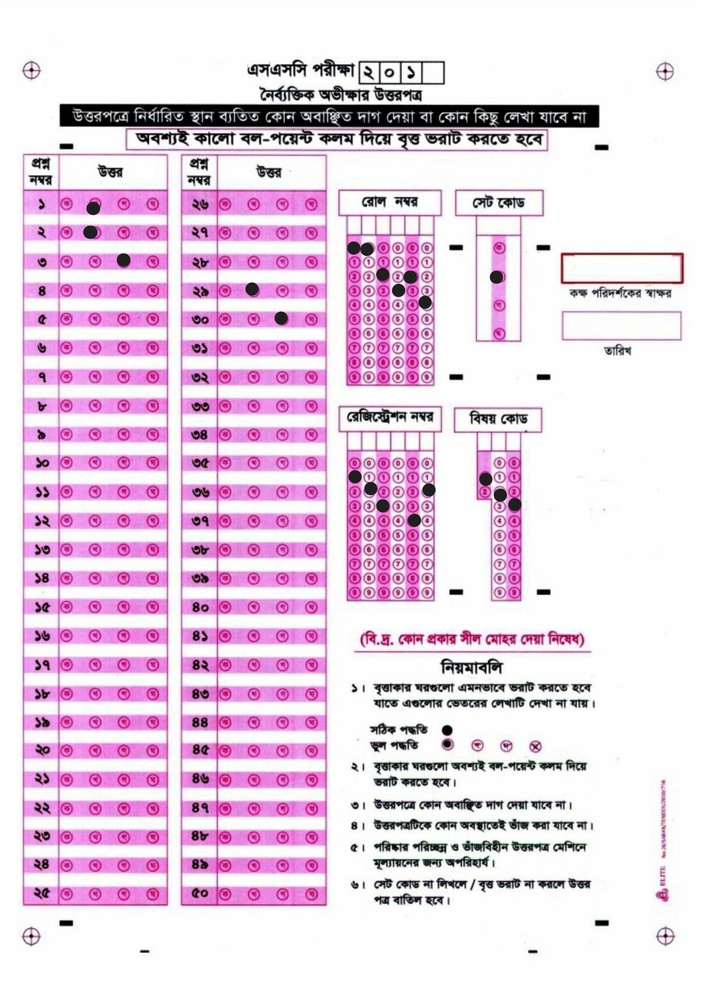
#> input picture omr.jpg, 706 x 999 px, shrunk from 2480 x 3508 before the run
$ python 'main copy.py'
#> lines starting #> are read from the running program, lines starting #| are printed output that depends on the picture; after the words box and inside, x2 and y2 are one past the last pixel; in counts of white or black regions, pixels touching at a corner belong together
import cv2
import numpy as np

def preprocess_image(image_path, grayscale_output="grayscale_omr.png", binary_output="binary_omr.png"):
    """Loads an image, converts it to grayscale, applies Gaussian blur, and applies a fixed threshold."""
    img = cv2.imread(image_path, cv2.IMREAD_GRAYSCALE)
    if img is None:
        raise ValueError(f"Error: Could not load image from path: {image_path}")

    cv2.imwrite(grayscale_output, img)
    blurred_img = cv2.GaussianBlur(img, (5, 5), 0)
    _, binary_img = cv2.threshold(blurred_img, 40, 255, cv2.THRESH_BINARY_INV)
    cv2.imwrite(binary_output, binary_img)
    return binary_img

def detect_filled_bubbles(img_thresh, sections, img_shape):
    """
    Detects filled bubbles based on predefined sections and unique fill ratio per section.
    For each section, it records tuples of the form (question_number, option).
    """
    height, width = img_shape
    filled_bubbles = {}

    for section_name, x1_perc, x2_perc, y1_perc, y2_perc, options, num_questions, min_fill_ratio in sections:
        x1 = int(x1_perc / 100 * width)
        x2 = int(x2_perc / 100 * width)
        y1 = int(y1_perc / 100 * height)
        y2 = int(y2_perc / 100 * height)
        row_height = (y2 - y1) / num_questions
        col_width = (x2 - x1) / len(options)

        for q in range(num_questions):
            for o, option in enumerate(options):
                cx1 = int(x1 + o * col_width)
                cx2 = int(x1 + (o + 1) * col_width)
                cy1 = int(y1 + q * row_height)
                cy2 = int(y1 + (q + 1) * row_height)
                cell = img_thresh[cy1:cy2, cx1:cx2]
                total_pixels = cell.size
                black_pixels = np.sum(cell == 255)
                fill_ratio = black_pixels / total_pixels
                if fill_ratio > min_fill_ratio:
                    filled_bubbles.setdefault(section_name, []).append((q + 1, option))
    return filled_bubbles

def draw_detected_areas(image, filled_bubbles, sections, img_shape):
    """Draws bounding boxes around detected filled bubbles and overlays grid lines."""
    height, width = img_shape

    for section_name, x1_perc, x2_perc, y1_perc, y2_perc, options, num_questions, _ in sections:
        x1 = int(x1_perc / 100 * width)
        x2 = int(x2_perc / 100 * width)
        y1 = int(y1_perc / 100 * height)
        y2 = int(y2_perc / 100 * height)
        row_height = (y2 - y1) / num_questions
        col_width = (x2 - x1) / len(options)

        for q in range(num_questions):
            for o, option in enumerate(options):
                cx1 = int(x1 + o * col_width)
                cx2 = int(x1 + (o + 1) * col_width)
                cy1 = int(y1 + q * row_height)
                cy2 = int(y1 + (q + 1) * row_height)
                cv2.rectangle(image, (cx1, cy1), (cx2, cy2), (255, 0, 0), 1)
                if (q + 1, option) in filled_bubbles.get(section_name, []):
                    cv2.rectangle(image, (cx1, cy1), (cx2, cy2), (0, 255, 0), 2)
    return image

def scan_omr(image_path, output_path="scanned_omr.png", show=False):
    """Processes an OMR sheet, detects filled bubbles, and saves the scanned result."""
#> called with image_path = 'omr.jpg', output_path = 'scanned_omr.png', show = False
    sections = [
        # (Section name, x1%, x2%, y1%, y2%, options, number of questions, min fill ratio)
        ("MCQ Section 1", 8, 24, 19, 90.5, ["A", "B", "C", "D"], 25, 0.05),
        ("MCQ Section 2", 31, 46.5, 19, 90.5, ["A", "B", "C", "D"], 25, 0.05),
        ("Roll Number", 49, 61.5, 24, 38.5, list(range(1, 7)), 10, 0.3),
        ("Registration", 49, 61.5, 45.5, 60.2, list(range(1, 7)), 10, 0.3),
        ("Subject Code", 67.5, 74, 45.5, 60.2, list(range(1, 4)), 10, 0.25),
        ("Set Code", 67.5, 74, 24, 34, ["Set"], 4, 0.01),
    ]

    original_img = cv2.imread(image_path)
#> original_img is the input picture: shape (999, 706, 3); mean B, G, R 229.1, 211.3, 232.8
    if original_img is None:
        raise ValueError(f"Error: Unable to read image at path {image_path}")
    img_thresh = preprocess_image(image_path)
#> in preprocess_image, `img = cv2.imread(image_path, cv2.IMREAD_GRAYSCALE)`:
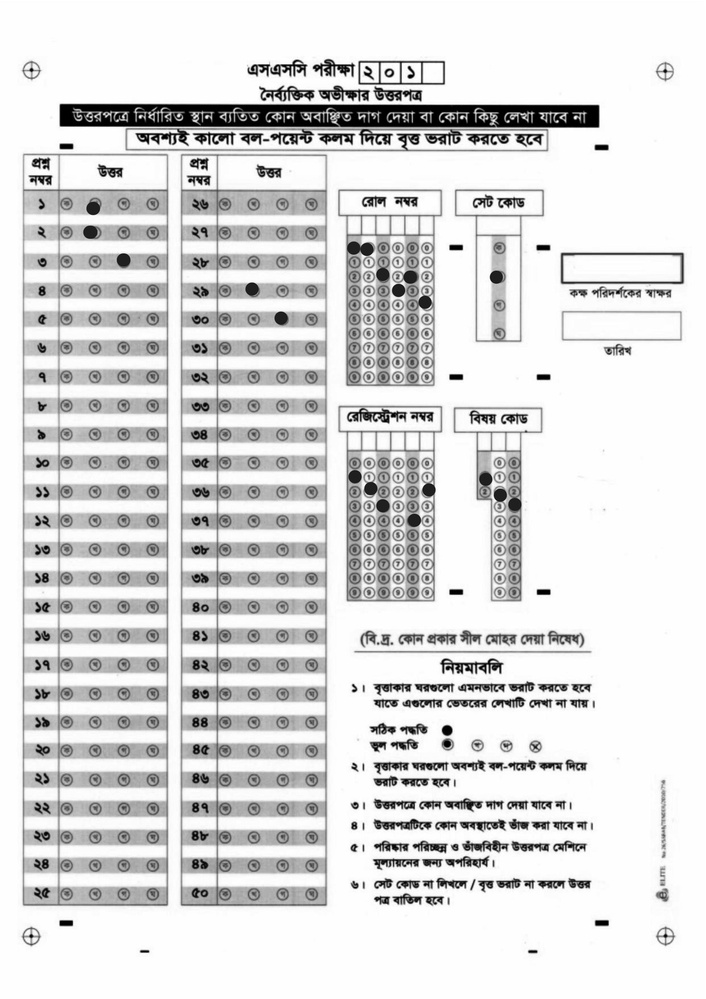
#> img: shape (999, 706); min 0, max 255, mean 219.8
#> in preprocess_image, `_, binary_img = cv2.threshold(blurred_img, 40, 255, cv2.THRESH_BINARY_..`:
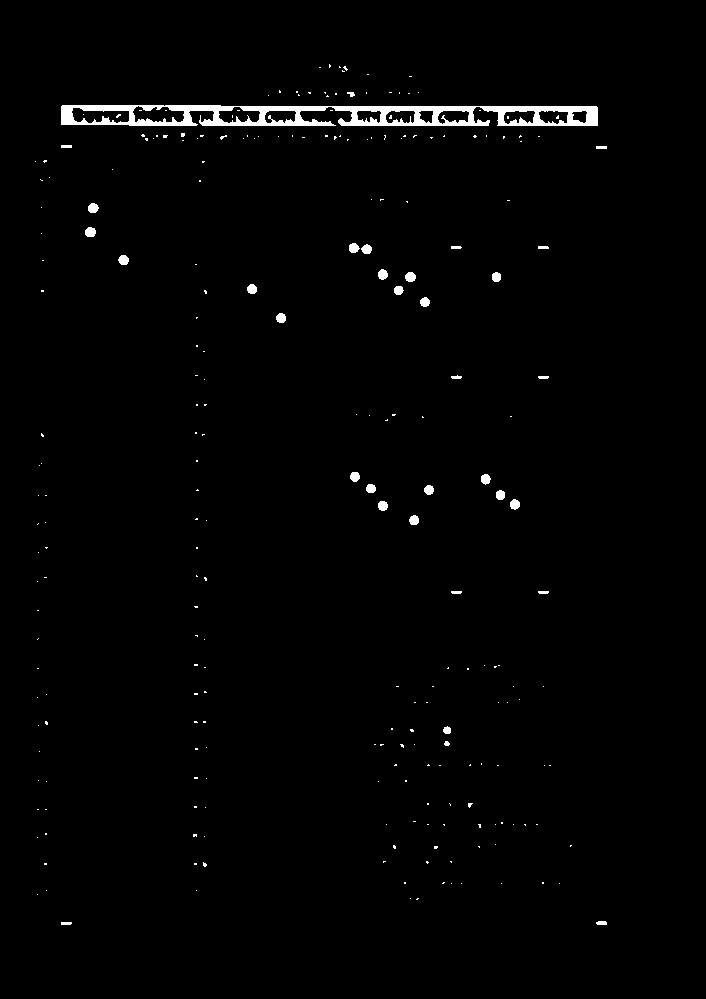
#> binary_img: shape (999, 706); 1.3% white; 247 white regions (213 under 20 px), largest, box (x1, y1, x2, y2) and area: (61, 105, 598, 126) 6319, (85, 227, 96, 237) 91, (405, 272, 416, 282) 88
    filled_bubbles = detect_filled_bubbles(img_thresh, sections, img_thresh.shape)
#> after the loop in detect_filled_bubbles, `for section_name, x1_perc, x2_perc, y1_perc, y2_perc, options, num_que..`: filled_bubbles = 6 items
#> filled_bubbles = 6 items
    result_img = draw_detected_areas(original_img, filled_bubbles, sections, img_thresh.shape)
#> after the loop in draw_detected_areas, `for section_name, x1_perc, x2_perc, y1_perc, y2_perc, options, num_que..`:
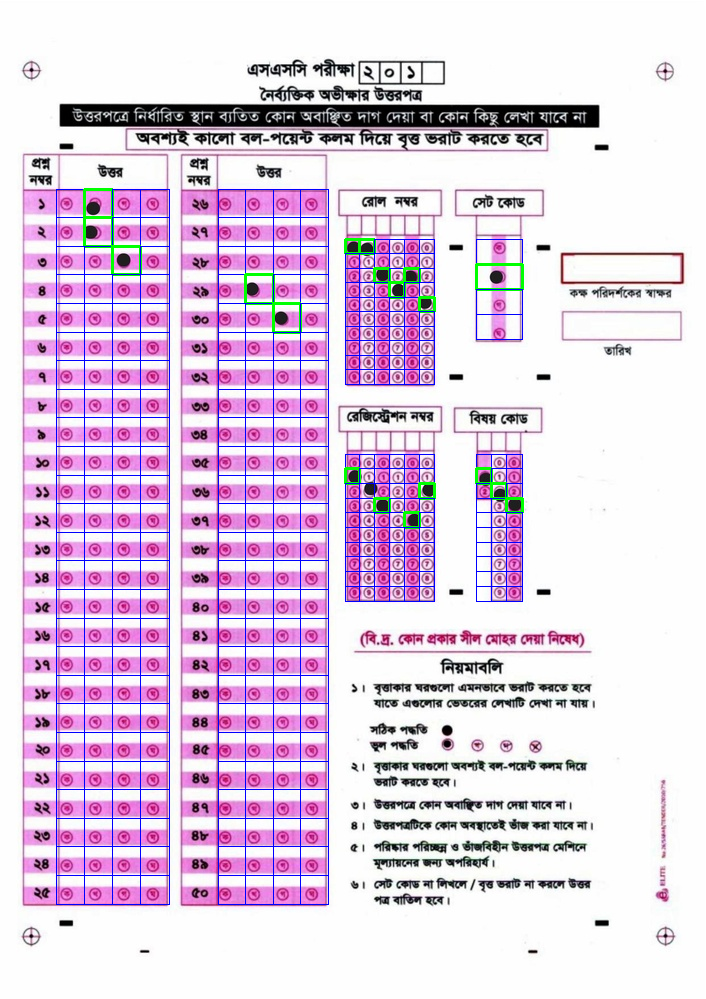
#> image: shape (999, 706, 3); mean B, G, R 228.6, 206.7, 225.9
    cv2.imwrite(output_path, result_img)
    print(f"Scanned OMR saved as {output_path}")
    if show:
        cv2.imshow("Scanned OMR", result_img)
        cv2.waitKey(0)
        cv2.destroyAllWindows()
    return filled_bubbles

def process_missing_section(filled_bubbles, section_name, expected_columns):
    """
    For sections like Roll Number, Registration, and Subject Code,
    ensure that for each expected column there is one answer.
    If a column is missing, insert (None, 'X').
    Then, sort by the column number (second element).
    """
    detected = filled_bubbles.get(section_name, [])
    # Create a dictionary: key = column number, value = tuple (question, column)
    mapping = {}
    for tup in detected:
        question, col = tup
        # If multiple entries for the same column exist, choose the one with the smallest question number.
        if col in mapping:
            if question < mapping[col][0]:
                mapping[col] = tup
        else:
            mapping[col] = tup

    result = []
    for col in expected_columns:
        if col in mapping:
            result.append(mapping[col])
        else:
            result.append((None, 'X'))
    # Sorting by the column (expected_columns order is already sorted)
    return result
def process_missing_section(results, section_name, expected_columns):
    """Process each section to handle missing values by replacing them with 'X'."""
    processed_data = []
    section_data = results.get(section_name, [])

    for question, column in section_data:
        if isinstance(column, str):
            # If column is a string (e.g., 'Set'), ensure we don't attempt to operate on it
            continue
        processed_data.append((question, int(column)))  # Ensure column is an integer

    return processed_data

def format_section_output(section_name, processed_data, expected_values):
    """Format the section output as a string, filling missing values with 'X'."""
    output = ['X'] * len(expected_values)  # Initialize all as 'X'

    for question, column in processed_data:
        column_index = int(column) - 1  # Ensure column is an integer and adjust to 0-based index
        if column_index < len(output):
            output[column_index] = str(question)

    return ''.join(output)
def subtract_one_from_digits(input_string):
    """Subtract 1 from each digit in the string, leave 'X' unchanged."""
    result = []
    for char in input_string:
        if char.isdigit():  # If it's a digit, subtract 1
            result.append(str(int(char) - 1))
        else:
            result.append(char)  # If it's 'X', keep it unchanged
    return ''.join(result)

if __name__ == "__main__":
    try:
        results = scan_omr("omr.jpg", "scanned_omr.png", show=False)
#> results = 6 items

        # For Roll Number, Registration, and Subject Code, sort by the column (second element)
        expected_roll = list(range(1, 7))  # 6 columns for Roll Number
        expected_reg  = list(range(1, 7))  # 6 columns for Registration
        expected_subj = list(range(1, 4))  # 3 columns for Subject Code

        # Process missing values in each section
        processed_roll = process_missing_section(results, "Roll Number", expected_roll)
#> in process_missing_section, `section_data = results.get(section_name, [])`: section_data = [(1, 1), (1, 2), (3, 3), (3, 5), (4, 4), (5, 6)]
#> the loop in process_missing_section, `for question, column in section_data:` made 6 passes
#> processed_roll = [(1, 1), (1, 2), (3, 3), (3, 5), (4, 4), (5, 6)]
        processed_reg  = process_missing_section(results, "Registration", expected_reg)
#> the loop in process_missing_section (call 2), `for question, column in section_data:` made 4 passes
#> column on passes 1 to 4: 1, 6, 3, 5
#> processed_reg = [(2, 1), (3, 6), (4, 3), (5, 5)]
        processed_subj = process_missing_section(results, "Subject Code", expected_subj)
#> processed_subj = [(2, 1), (3, 2), (4, 3)]

        # Format and print Roll Number, Registration, and Subject Code as strings
        roll_str = format_section_output('Roll Number', processed_roll, expected_roll)
#> the loop in format_section_output, `for question, column in processed_data:` made 6 passes
#> (question, column, column_index) on passes 1 to 6: (1, 1, 0), (1, 2, 1), (3, 3, 2), (3, 5, 4), (4, 4, 3), (5, 6, 5)
#> after the loop in format_section_output, `for question, column in processed_data:`: output = ['1', '1', '3', '4', '3', '5']
#> roll_str = '113435'
        reg_str = format_section_output('Registration', processed_reg, expected_reg)
#> the loop in format_section_output (call 2), `for question, column in processed_data:` made 4 passes
#> (column, column_index) on passes 1 to 4: (1, 0), (6, 5), (3, 2), (5, 4)
#> reg_str = '2X4X53'
        subj_str = format_section_output('Subject Code', processed_subj, expected_subj)
#> subj_str = '234'

        # Apply the subtraction for each result string
        roll_str_adjusted = subtract_one_from_digits(roll_str)
#> roll_str_adjusted = '002324'
        reg_str_adjusted = subtract_one_from_digits(reg_str)
#> reg_str_adjusted = '1X3X42'
        subj_str_adjusted = subtract_one_from_digits(subj_str)
#> subj_str_adjusted = '123'

        print(f"Roll Number: {roll_str_adjusted}")
#| Roll Number: 002324
        print(f"Registration: {reg_str_adjusted}")
#| Registration: 1X3X42
        print(f"Subject Code: {subj_str_adjusted}")
#| Subject Code: 123

    except Exception as e:
        print(f"Error: {e}")

$ run again, with image.png saved as omr.jpg
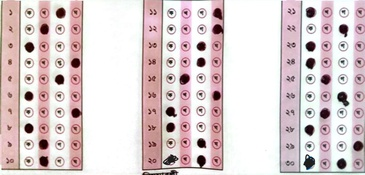
#> input picture image.png, 365 x 175 px, shrunk from 1280 x 614 before the run
#> in scan_omr, original_img is the input picture: shape (175, 365, 3); mean B, G, R 208.3, 207, 220.8
#> in preprocess_image, `_, binary_img = cv2.threshold(blurred_img, 40, 255, cv2.THRESH_BINARY_..`:
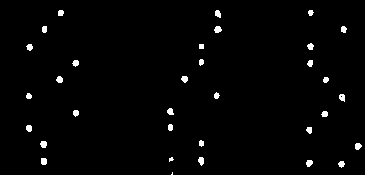
#> binary_img: shape (175, 365); 1.7% white; 33 white regions (2 under 20 px), largest, box (x1, y1, x2, y2) and area: (214, 26, 222, 33) 42, (40, 141, 47, 148) 40, (198, 157, 204, 166) 40
#> after the loop in detect_filled_bubbles, `for section_name, x1_perc, x2_perc, y1_perc, y2_perc, options, num_que..`: filled_bubbles = 4 items
#> after the loop in draw_detected_areas, `for section_name, x1_perc, x2_perc, y1_perc, y2_perc, options, num_que..`:
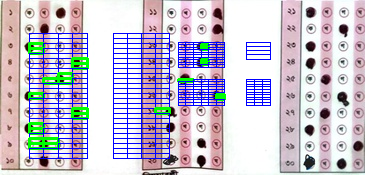
#> image: shape (175, 365, 3); mean B, G, R 209.1, 192.7, 198.2
#> section_data = [(2, 4), (3, 4), (8, 4), (9, 4)]
#> the loop in process_missing_section, `for question, column in section_data:` made 4 passes
#> question on passes 1 to 4: 2, 3, 8, 9
#> the loop in process_missing_section (call 2), `for question, column in section_data:` made 4 passes
#> (question, column) on passes 1 to 4: (1, 1), (1, 2), (7, 6), (8, 6)
#> processed_reg = [(1, 1), (1, 2), (7, 6), (8, 6)]
#> processed_subj = []
#> the loop in format_section_output, `for question, column in processed_data:` made 4 passes
#> after the loop in format_section_output, `for question, column in processed_data:`: output = ['X', 'X', 'X', '9', 'X', 'X']
#> roll_str = 'XXX9XX'
#> the loop in format_section_output (call 2), `for question, column in processed_data:` made 4 passes
#> (question, column, column_index) on passes 1 to 4: (1, 1, 0), (1, 2, 1), (7, 6, 5), (8, 6, 5)
#> reg_str = '11XXX8'
#> subj_str = 'XXX'
#> roll_str_adjusted = 'XXX8XX'
#> reg_str_adjusted = '00XXX7'
#> subj_str_adjusted = 'XXX'
#| Roll Number: XXX8XX
#| Registration: 00XXX7
#| Subject Code: XXX
